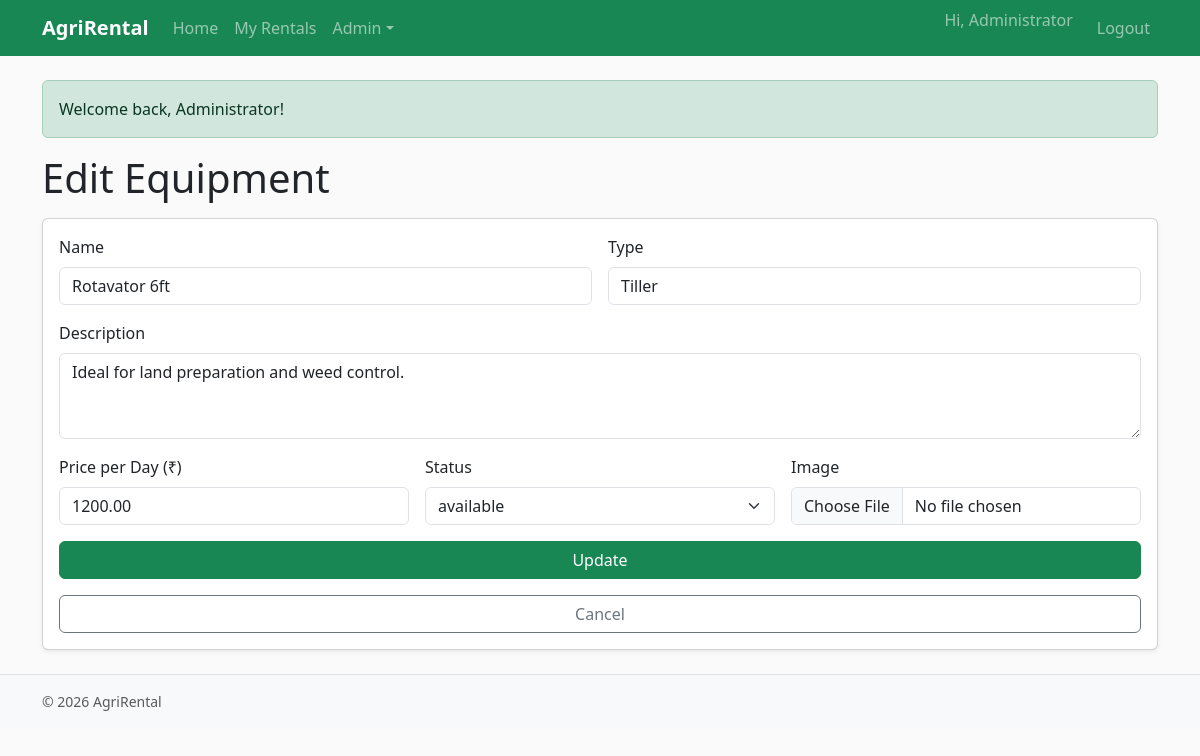
The page /public/admin/equipment_edit.php?id=3 (signed in) on the database its author committed.
### tables this page shows
CREATE TABLE equipment (
  id INT AUTO_INCREMENT PRIMARY KEY,
  name VARCHAR(150) NOT NULL,
  type VARCHAR(100) NOT NULL,
  description TEXT,
  price_per_day DECIMAL(10,2) NOT NULL,
  status ENUM('available','unavailable') NOT NULL DEFAULT 'available',
  image VARCHAR(255),
  created_at TIMESTAMP DEFAULT CURRENT_TIMESTAMP
);

### includes/functions.php (called while the page is built, shortened)
<?php
function e($str){ return htmlspecialchars($str, ENT_QUOTES, 'UTF-8'); }
?>

### public/admin/equipment_edit.php (the view, shortened to what this page needs)
<?php
require_once __DIR__ . '/../../includes/header.php';
$id = (int)($_GET['id'] ?? 0);
$stmt = $conn->prepare("SELECT * FROM equipment WHERE id=?");
$stmt->bind_param('i',$id);
$stmt->execute();
$item = $stmt->get_result()->fetch_assoc();
?>
<h1 class="mb-3">Edit Equipment</h1>
<form class="card card-body shadow-sm" method="post" enctype="multipart/form-data">
  <div class="row g-3">
    <div class="col-md-6">
      <label class="form-label">Name</label>
      <input class="form-control" name="name" value="<?= e($item['name']) ?>" required>
    </div>
    <div class="col-md-6">
      <label class="form-label">Type</label>
      <input class="form-control" name="type" value="<?= e($item['type']) ?>" required>
    </div>
    <div class="col-12">
      <label class="form-label">Description</label>
      <textarea class="form-control" name="description" rows="3"><?= e($item['description']) ?></textarea>
    </div>
    <div class="col-md-4">
      <label class="form-label">Price per Day (₹)</label>
      <input type="number" step="0.01" class="form-control" name="price_per_day" value="<?= e($item['price_per_day']) ?>" required>
    </div>
    <div class="col-md-4">
      <label class="form-label">Status</label>
      <select class="form-select" name="status">
        <option value="available" <?= $item['status']=='available'?'selected':'' ?>>available</option>
      </select>
    </div>
    <div class="col-md-4">
      <label class="form-label">Image</label>
      <input type="file" class="form-control" name="image" accept="image/*">
    </div>
  </div>
  <button class="btn btn-success mt-3">Update</button>
  <a href="/agri_rental_full/public/admin/equipment_list.php" class="btn btn-outline-secondary mt-3">Cancel</a>
</form>
<?php require_once __DIR__ . '/../../includes/footer.php'; ?>

### assets/css/style.css (style rules this page uses)
body { background: #fafafa; }

### rows shown on the page
equipment: name "Rotavator 6ft", type "Tiller", description "Ideal for land preparation and weed control.", price_per_day "1200.00", status "available"

### other values the page prints
$_SESSION['user']['username'] "Administrator"
$msg "Welcome back, Administrator!"
